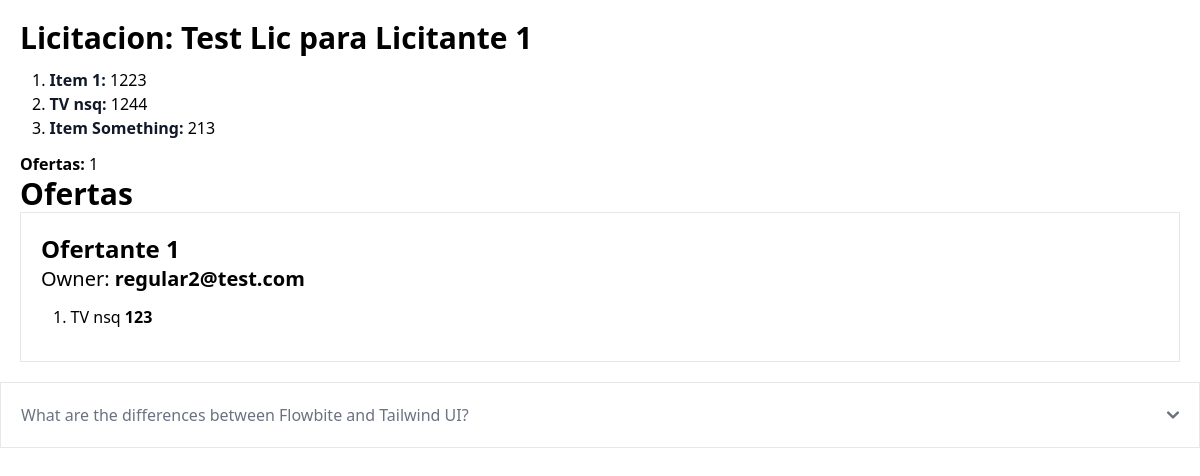
The page /licitacion/1/ (signed in) on the database its author committed.
### licitaciones/models.py (models this page shows)
class Licitacion(models.Model):
    titulo = models.CharField(max_length=50)
    obs = models.TextField(max_length=300)
    empresa = models.ForeignKey(Empresa, on_delete=models.CASCADE)
    owner = models.ForeignKey(CustomUser, on_delete=models.CASCADE)
    class Meta:
        verbose_name = 'licitacion'
        verbose_name_plural = 'licitaciones'
        permissions = [('can_view_all_licitaciones', 'Can view licitaciones only users that subscribed.')]

class LicitacionItem(models.Model):
    licitacion = models.ForeignKey(Licitacion, on_delete=models.CASCADE)
    nombre = models.CharField(max_length=50)
    price = models.IntegerField()

### ofertas/models.py (models this page shows)
class Oferta(models.Model):
    licitacion = models.ForeignKey(Licitacion, on_delete=models.CASCADE)
    empresa = models.ForeignKey(Empresa, on_delete=models.CASCADE)
    owner = models.ForeignKey(CustomUser, on_delete=models.CASCADE)

class OfertaItem(models.Model):
    licitacion_item = models.ForeignKey(LicitacionItem, on_delete=models.CASCADE)
    oferta = models.ForeignKey(Oferta, on_delete=models.CASCADE)
    nombre = models.CharField(max_length=50)
    price = models.IntegerField()

### users/models.py (models this page shows)
class Empresa(models.Model):
    PARAGUAY = "PY"
    BRASIL = "BR"
    ARGENTINA = "AR"
    URUGUAY = "UR"
    CHILE = "CH"
    PAISES = {
        PARAGUAY: "Paraguay",
        BRASIL: "Brasil",
        ARGENTINA: "Argentina",
        URUGUAY: "Uruguay",
        CHILE: "Chile",
    }
    direccion_validator = RegexValidator(regex=r'^[a-zA-Z0-9!@#$&()\(\)\(/)]', message="Direccion", code="invalid_address")
    web_validator = RegexValidator(regex=r'^[a-zA-Z0-9!@#$&()\(\)\(/)]', message="Web", code="invalid_web_address")
    ruc = models.BigIntegerField()
    razon_social = models.CharField(max_length=100)
    nombre = models.CharField(max_length=100)
    direccion = models.CharField(max_length=220, validators=[direccion_validator])
    pais = models.CharField(max_length=3, choices=PAISES, default=PARAGUAY)
    email = models.EmailField(max_length=254)
    web = models.CharField(max_length=100, validators=[web_validator])
    descripcion = models.TextField(max_length=220)
    def __str__(self):
        return self.razon_social

class CustomUser(AbstractUser):
    username = None
    email = models.EmailField(_("email address"), unique=True)
    USERNAME_FIELD = "email"
    REQUIRED_FIELDS = []
    objects = CustomUserManager()
    def __str__(self):
        return self.email

### licitaciones/views.py (the view)
# urls.py: path('licitacion/<int:id>/', lic_views.view_licitacion, name='mi-licitacion'),
@login_required
def view_licitacion(request, id=None):
    data = {}
    user = request.user
    if id != None:
        licitacion = Licitacion.objects.get(id=id)
        data['licitacion'] = licitacion
        if user.is_superuser:
            ofertas = licitacion.oferta_set.all()
            data['ofertas'] = ofertas
        else:
            oferta = licitacion.oferta_set.filter(empresa=user.userprofile.empresa).first()
            if oferta:
                data['oferta'] = oferta
    return render(request, "read_licitacion_detail.html", data)

### templates/read_licitacion_detail.html (shortened to what this page needs)
{% extends "base.html" %}
{% block content %}
<div class="m-5">
  <h3 class="text-3xl font-extrabold">Licitacion: {{ licitacion.titulo }}</h3>
  <ol class="m-3 list-decimal list-inside">
    {% for item in licitacion.licitacionitem_set.all %}
      <li>
        <span class="font-semibold text-gray-900">{{ item.nombre }}:</span> {{ item.price }}
      </li>
    {% endfor %}
  </ol>
  <p><strong>Ofertas: </strong>{{ licitacion.oferta_set.all|length }}</p>
    {% if ofertas %}
    <h3 class="text-3xl font-extrabold">Ofertas</h3>
    {% for oferta in ofertas %}
    <div class="p-5 border">
      <h4 class="text-2xl"><strong>{{ oferta.empresa }}</strong></h4>
      <h5 class="text-xl">Owner: <strong>{{ oferta.owner }}</strong></h5>
        <ol class="m-3 list-decimal list-inside">
          {% for oferta_item in oferta.ofertaitem_set.all %}
            <li>
              {{ oferta_item.licitacion_item.nombre }}
              <strong>{{ oferta_item.price }}</strong>
            </li>
          {% endfor %}
        </ol>
    {% endfor %}
    </div>
  {% endif %}
</div>
<div x-data="{ open: false }">
  <h2>
    <button type="button" class="flex items-center justify-between w-full p-5 font-medium rtl:text-right text-gray-500 border border-gray-200 focus:ring-4 focus:ring-gray-200 dark:focus:ring-gray-800 dark:border-gray-700 dark:text-gray-400 hover:bg-gray-100 dark:hover:bg-gray-800 gap-3" x-on:click="open = ! open">
      <span>What are the differences between Flowbite and Tailwind UI?</span>
      <svg data-accordion-icon class="w-3 h-3 rotate-180 shrink-0" aria-hidden="true" xmlns="http://www.w3.org/2000/svg" fill="none" viewBox="0 0 10 6">
        <path stroke="currentColor" stroke-linecap="round" stroke-linejoin="round" stroke-width="2" d="M9 5 5 1 1 5"/>
      </svg>
    </button>
  </h2>
</div>
{% endblock content %}

### rows shown on the page
Licitacion: titulo "Test Lic para Licitante 1", oferta_set.all|length "1"
LicitacionItem: nombre "Item 1", price "1223"
LicitacionItem: nombre "TV nsq", price "1244"
LicitacionItem: nombre "Item Something", price "213"
Oferta: empresa "Ofertante 1", owner "regular2@test.com"
OfertaItem: licitacion_item.nombre "TV nsq", price "123"
